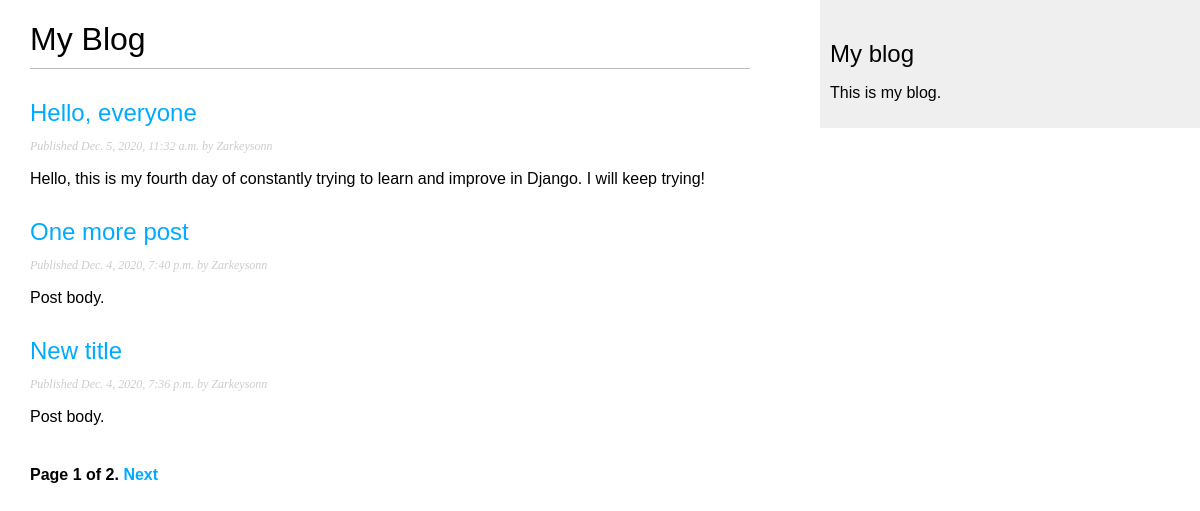
Screenshot of /blog/ with the database file from the repository.
### blog/models.py (models this page shows, shortened)
class Post(models.Model):
    STATUS_CHOICES = (
        ('draft', 'Draft'),
        ('published', 'Published'),
    )
    title = models.CharField(max_length=250)
    slug = models.SlugField(max_length=250, unique_for_date='publish')
    author = models.ForeignKey(User, on_delete=models.CASCADE, related_name='blog_posts')
    body = models.TextField()
    publish = models.DateTimeField(default=timezone.now)
    created = models.DateTimeField(auto_now_add=True)
    updated = models.DateTimeField(auto_now=True)
    status = models.CharField(max_length=10, choices=STATUS_CHOICES, default='draft')
    objects = models.Manager() #The default manager
    published = PublishedManager() #Our custom manager
    class Meta:
        ordering = ('-publish',)
    def get_absolute_url(self):
        return reverse('blog:post_detail', args=[self.publish.year, self.publish.month, self.publish.day, self.slug])

### blog/views.py (the view)
# urls.py: path('', views.PostListView.as_view(), name='post_list'),
class PostListView(ListView):
    queryset = Post.published.all()
    context_object_name = 'posts'
    paginate_by = 3
    template_name = 'blog/post/list.html'

### blog/templates/blog/post/list.html (shortened to what this page needs)
{% extends "blog/base.html" %}
{% block content %}
    <h1>My Blog</h1>
    {% for post in posts %}
    <h2>
        <a href="{{post.get_absolute_url }}">
            {{ post.title }}
        </a>
    </h2>
    <p class="date">
        Published {{post.publish }} by {{ post.author }}
    </p>
    {{ post.body|truncatewords:30|linebreaks }}
    {% endfor %}
    {% include "pagination.html" with page=page_obj %}
{% endblock %}

### blog/static/css/blog.css (style rules this page uses)
body { margin:0; padding:0; font-family:helvetica, sans-serif; }
a { color:#00abff; text-decoration:none; }
h1 { font-weight:normal; border-bottom:1px solid #bbb; padding:0 0 10px 0; }
h2 { font-weight:normal; margin:30px 0 0; }
p.date { color:#ccc; font-family: georgia, serif; font-size: 12px; font-style: italic; }

### rows the page displays
Post: title "Hello, everyone", publish "Dec. 5, 2020, 11:32 a.m.", author "Zarkeysonn", body "Hello, this is my fourth day of constantly trying to learn and improve in Django. I will keep trying!"
Post: title "One more post", publish "Dec. 4, 2020, 7:40 p.m.", author "Zarkeysonn", body "Post body."
Post: title "New title", publish "Dec. 4, 2020, 7:36 p.m.", author "Zarkeysonn", body "Post body."

### other values shown
{{ page.number }} "1"
{{ page.paginator.num_pages }} "2"
